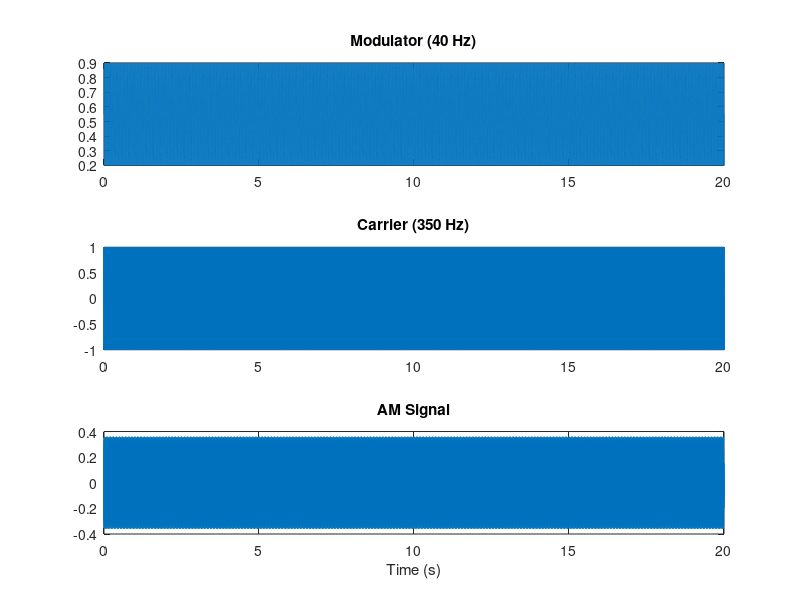

The MATLAB script that drew this image:
% ===== Parameters (EDIT THESE) =====
fs        = 44100;   % Sampling rate (Hz)
duration  =20;       % Duration (seconds)

f_carrier = 350;     % Carrier frequency (Hz)
f_mod     = 40;      % Modulation frequency (Hz)

amp_min   = 0.2;     % Minimum amplitude
amp_max   = 0.9;     % Maximum amplitude

volume    = 0.4;     % 🔊 Master volume (0 → 1)

% ===== Time vector =====
t = 0:1/fs:duration;

% ===== Modulator (scaled sine from amp_min to amp_max) =====
modulator = (sin(2*pi*f_mod*t) + 1)/2;          % 0 → 1
modulator = amp_min + (amp_max - amp_min)*modulator;

% ===== Carrier signal =====
carrier = sin(2*pi*f_carrier*t);

% ===== Amplitude-modulated signal =====
signal = modulator .* carrier;

% ===== Apply volume =====
signal = volume * signal;

% ===== Play sound =====
sound(signal, fs);

%% ===== Optional: visualize =====
figure;
subplot(3,1,1); plot(t, modulator); title('Modulator (40 Hz)');
subplot(3,1,2); plot(t, carrier); title('Carrier (350 Hz)');
subplot(3,1,3); plot(t, signal); title('AM Signal');
xlabel('Time (s)');
